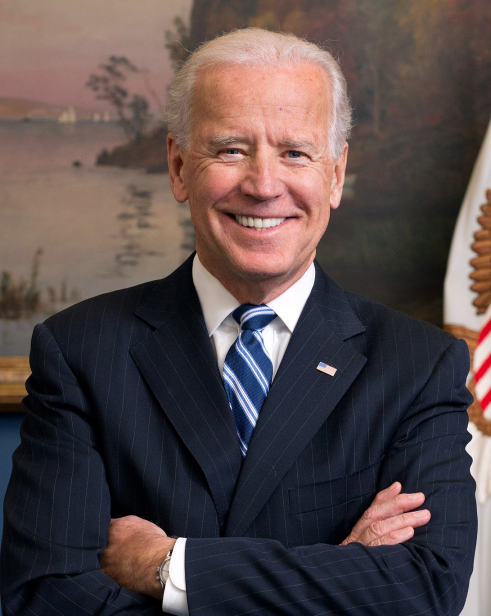
#> input picture Day13/Biden.jpg, 982 x 1231 px (shown at 1/2 size)
$ python Day13Task1.py
#> lines starting #> are read from the running program, lines starting #| are printed output that depends on the picture; after the words box and inside, x2 and y2 are one past the last pixel; in counts of white or black regions, pixels touching at a corner belong together
import cv2

face_cascade = cv2.CascadeClassifier('haarcascade_frontalface_default.xml')

img = cv2.imread('Biden.jpg')
#> img is the input picture: shape (1231, 982, 3); mean B, G, R 74.4, 74.4, 87.5
resized_img = cv2.resize(img, (500, 500))
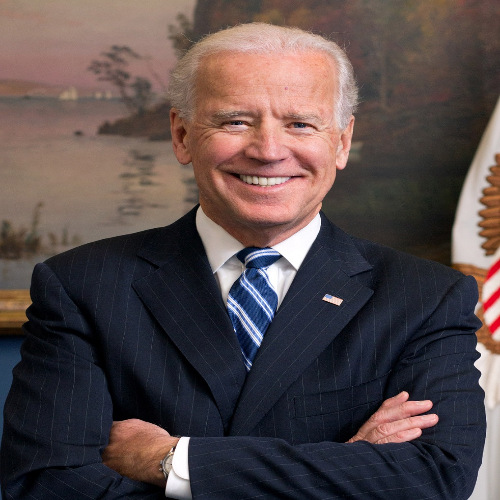
#> resized_img: shape (500, 500, 3); mean B, G, R 74.2, 74.3, 87.4
gray = cv2.cvtColor(resized_img, cv2.COLOR_BGR2GRAY)
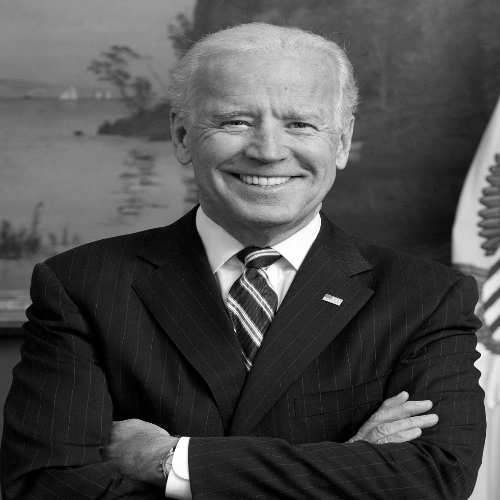
#> gray: shape (500, 500); min 0, max 255, mean 78.2

faces = face_cascade.detectMultiScale(gray, 1.3, 5)
#> faces = [[198, 70, 145, 145]]

for (x, y, w, h) in faces:
    cv2.rectangle(resized_img, (x, y), (x+w, y+h), (255, 255, 0), 2)
#> this loop made 1 pass
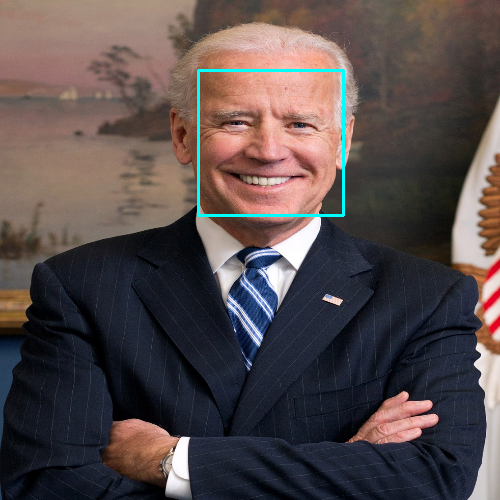
#> resized_img: shape (500, 500, 3); 0.69% of pixels changed, all inside (x1, y1, x2, y2) = (197, 69, 345, 217)

cv2.imshow('img', resized_img)
cv2.waitKey(0)
cv2.destroyAllWindows()
